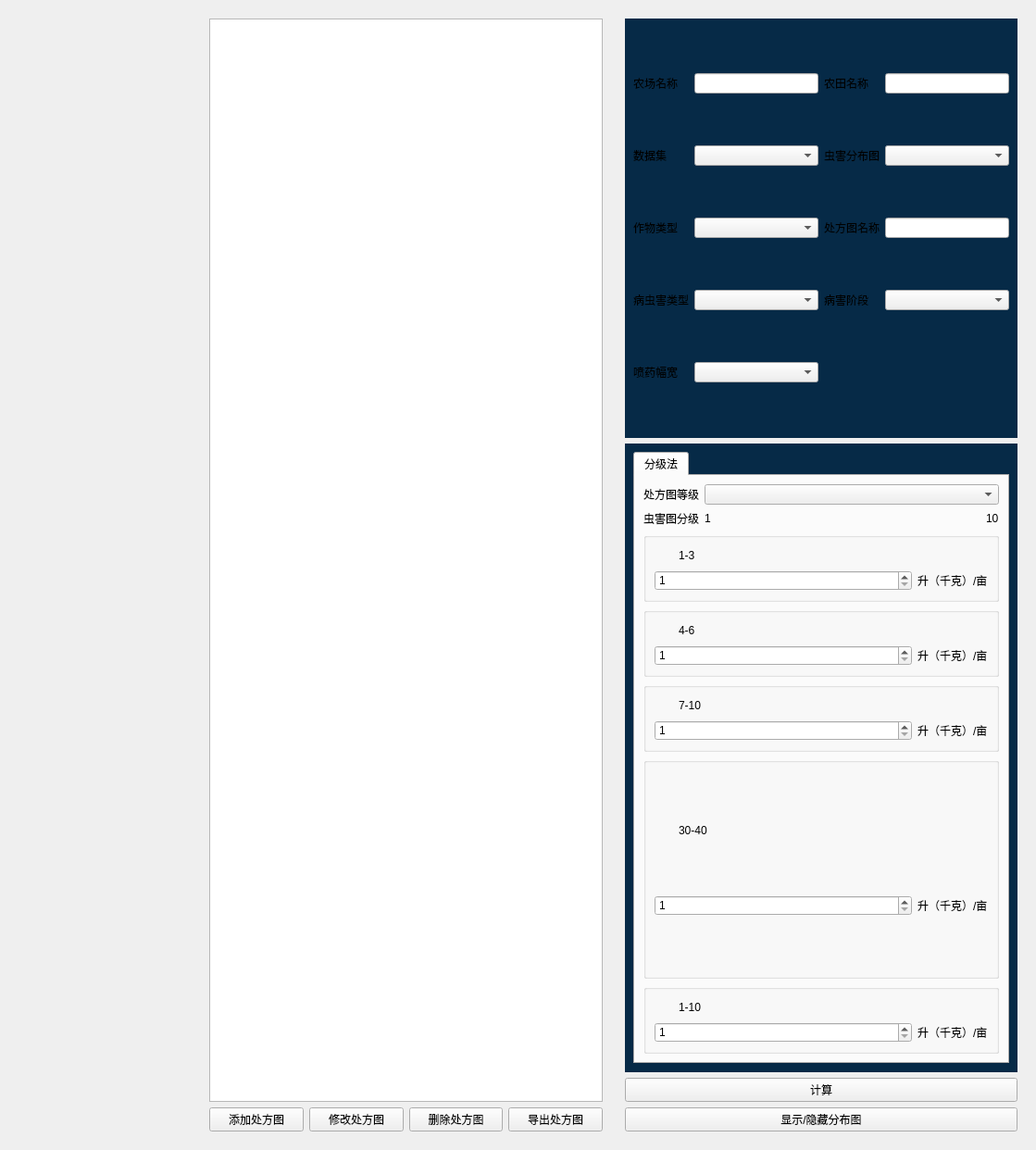
<?xml version="1.0" encoding="UTF-8"?>
<ui version="4.0">
 <class>LY_AgriSprayPresHomeWidget</class>
 <widget class="QWidget" name="LY_AgriSprayPresHomeWidget">
  <property name="geometry">
   <rect>
    <x>0</x>
    <y>0</y>
    <width>1119</width>
    <height>1242</height>
   </rect>
  </property>
  <property name="windowTitle">
   <string>Form</string>
  </property>
  <property name="styleSheet">
   <string notr="true">#widget_2,#widget_3,#widget_4
{
background: #062a47;
}</string>
  </property>
  <layout class="QGridLayout" name="gridLayout">
   <item row="0" column="1">
    <widget class="QWidget" name="main_widget" native="true">
     <layout class="QVBoxLayout" name="verticalLayout">
      <item>
       <layout class="QVBoxLayout" name="verticalLayout_4">
        <item>
         <widget class="QTableWidget" name="tableWidget"/>
        </item>
        <item>
         <layout class="QHBoxLayout" name="horizontalLayout">
          <item>
           <widget class="QPushButton" name="ptn_add_dataset">
            <property name="text">
             <string>添加处方图</string>
            </property>
           </widget>
          </item>
          <item>
           <widget class="QPushButton" name="ptn_update_dataset">
            <property name="text">
             <string>修改处方图</string>
            </property>
           </widget>
          </item>
          <item>
           <widget class="QPushButton" name="ptn_delete_dataset">
            <property name="text">
             <string>删除处方图</string>
            </property>
           </widget>
          </item>
          <item>
           <widget class="QPushButton" name="ptn_export_dataset">
            <property name="text">
             <string>导出处方图</string>
            </property>
           </widget>
          </item>
         </layout>
        </item>
       </layout>
      </item>
     </layout>
    </widget>
   </item>
   <item row="0" column="0">
    <widget class="LY_AgriSprayTreeWidget" name="field_tree_widget" native="true">
     <property name="minimumSize">
      <size>
       <width>200</width>
       <height>0</height>
      </size>
     </property>
     <property name="maximumSize">
      <size>
       <width>300</width>
       <height>16777215</height>
      </size>
     </property>
     <layout class="QHBoxLayout" name="horizontalLayout_4"/>
    </widget>
   </item>
   <item row="0" column="2">
    <widget class="QWidget" name="widget" native="true">
     <property name="minimumSize">
      <size>
       <width>421</width>
       <height>0</height>
      </size>
     </property>
     <layout class="QVBoxLayout" name="verticalLayout_2" stretch="2,3,0,0">
      <item>
       <widget class="QWidget" name="widget_2" native="true">
        <layout class="QGridLayout" name="gridLayout_3">
         <item row="4" column="2">
          <widget class="QLabel" name="label_10">
           <property name="text">
            <string>处方图名称</string>
           </property>
          </widget>
         </item>
         <item row="5" column="2">
          <widget class="QLabel" name="label_12">
           <property name="text">
            <string>病害阶段</string>
           </property>
          </widget>
         </item>
         <item row="3" column="4">
          <widget class="QComboBox" name="pes_map_box"/>
         </item>
         <item row="5" column="1">
          <widget class="QComboBox" name="pest_type_box"/>
         </item>
         <item row="4" column="1">
          <widget class="QComboBox" name="crop_type_box"/>
         </item>
         <item row="4" column="0">
          <widget class="QLabel" name="label_9">
           <property name="text">
            <string>作物类型</string>
           </property>
          </widget>
         </item>
         <item row="0" column="2">
          <widget class="QLabel" name="label_4">
           <property name="text">
            <string>农田名称</string>
           </property>
          </widget>
         </item>
         <item row="5" column="0">
          <widget class="QLabel" name="label_11">
           <property name="text">
            <string>病虫害类型</string>
           </property>
          </widget>
         </item>
         <item row="5" column="4">
          <widget class="QComboBox" name="pest_stage_box"/>
         </item>
         <item row="3" column="0">
          <widget class="QLabel" name="label_7">
           <property name="text">
            <string>数据集</string>
           </property>
          </widget>
         </item>
         <item row="4" column="4">
          <widget class="QLineEdit" name="spray_edit"/>
         </item>
         <item row="0" column="1">
          <widget class="QLineEdit" name="farm_name_L"/>
         </item>
         <item row="0" column="0">
          <widget class="QLabel" name="label_3">
           <property name="text">
            <string>农场名称</string>
           </property>
          </widget>
         </item>
         <item row="3" column="2">
          <widget class="QLabel" name="label_8">
           <property name="text">
            <string>虫害分布图</string>
           </property>
          </widget>
         </item>
         <item row="3" column="1">
          <widget class="QComboBox" name="data_source_box"/>
         </item>
         <item row="0" column="4">
          <widget class="QLineEdit" name="cropland_name_L"/>
         </item>
         <item row="6" column="1">
          <widget class="QComboBox" name="pyfk_box"/>
         </item>
         <item row="6" column="0">
          <widget class="QLabel" name="label_13">
           <property name="text">
            <string>喷药幅宽</string>
           </property>
          </widget>
         </item>
        </layout>
       </widget>
      </item>
      <item>
       <widget class="QWidget" name="widget_3" native="true">
        <layout class="QVBoxLayout" name="verticalLayout_5">
         <item>
          <widget class="QTabWidget" name="tabWidget">
           <property name="currentIndex">
            <number>0</number>
           </property>
           <widget class="QWidget" name="tab_2">
            <attribute name="title">
             <string>分级法</string>
            </attribute>
            <layout class="QGridLayout" name="gridLayout_11">
             <item row="0" column="0">
              <widget class="QLabel" name="label_30">
               <property name="text">
                <string>处方图等级</string>
               </property>
              </widget>
             </item>
             <item row="0" column="1">
              <widget class="QComboBox" name="map_combox"/>
             </item>
             <item row="1" column="0">
              <widget class="QLabel" name="label_31">
               <property name="text">
                <string>虫害图分级</string>
               </property>
              </widget>
             </item>
             <item row="1" column="1">
              <layout class="QHBoxLayout" name="horizontalLayout_2">
               <item>
                <widget class="QLabel" name="lowL">
                 <property name="text">
                  <string>1</string>
                 </property>
                </widget>
               </item>
               <item>
                <widget class="LY_CustomSlider" name="slider" native="true">
                 <property name="sizePolicy">
                  <sizepolicy hsizetype="Expanding" vsizetype="Preferred">
                   <horstretch>0</horstretch>
                   <verstretch>0</verstretch>
                  </sizepolicy>
                 </property>
                </widget>
               </item>
               <item>
                <widget class="QLabel" name="highL">
                 <property name="text">
                  <string>10</string>
                 </property>
                </widget>
               </item>
              </layout>
             </item>
             <item row="2" column="0" colspan="2">
              <widget class="QGroupBox" name="first_group_box">
               <property name="title">
                <string/>
               </property>
               <layout class="QGridLayout" name="gridLayout_9">
                <item row="0" column="0">
                 <widget class="QLabel" name="first_L">
                  <property name="sizePolicy">
                   <sizepolicy hsizetype="Fixed" vsizetype="Fixed">
                    <horstretch>0</horstretch>
                    <verstretch>0</verstretch>
                   </sizepolicy>
                  </property>
                  <property name="minimumSize">
                   <size>
                    <width>20</width>
                    <height>20</height>
                   </size>
                  </property>
                  <property name="maximumSize">
                   <size>
                    <width>20</width>
                    <height>20</height>
                   </size>
                  </property>
                  <property name="text">
                   <string/>
                  </property>
                 </widget>
                </item>
                <item row="0" column="1">
                 <widget class="QLabel" name="fiest_pest_leve">
                  <property name="text">
                   <string>1-3</string>
                  </property>
                 </widget>
                </item>
                <item row="0" column="2">
                 <spacer name="horizontalSpacer">
                  <property name="orientation">
                   <enum>Qt::Horizontal</enum>
                  </property>
                  <property name="sizeHint" stdset="0">
                   <size>
                    <width>188</width>
                    <height>20</height>
                   </size>
                  </property>
                 </spacer>
                </item>
                <item row="0" column="3">
                 <widget class="QLabel" name="first_area_L">
                  <property name="text">
                   <string/>
                  </property>
                 </widget>
                </item>
                <item row="1" column="0" colspan="3">
                 <widget class="QSpinBox" name="first_spin_box">
                  <property name="minimum">
                   <number>1</number>
                  </property>
                 </widget>
                </item>
                <item row="1" column="3">
                 <widget class="QLabel" name="label_35">
                  <property name="text">
                   <string>升（千克）/亩</string>
                  </property>
                 </widget>
                </item>
               </layout>
              </widget>
             </item>
             <item row="3" column="0" colspan="2">
              <widget class="QGroupBox" name="second_group_box">
               <property name="title">
                <string/>
               </property>
               <layout class="QGridLayout" name="gridLayout_6">
                <item row="0" column="0">
                 <widget class="QLabel" name="second_L">
                  <property name="sizePolicy">
                   <sizepolicy hsizetype="Fixed" vsizetype="Fixed">
                    <horstretch>0</horstretch>
                    <verstretch>0</verstretch>
                   </sizepolicy>
                  </property>
                  <property name="minimumSize">
                   <size>
                    <width>20</width>
                    <height>20</height>
                   </size>
                  </property>
                  <property name="maximumSize">
                   <size>
                    <width>20</width>
                    <height>20</height>
                   </size>
                  </property>
                  <property name="text">
                   <string/>
                  </property>
                 </widget>
                </item>
                <item row="0" column="1">
                 <widget class="QLabel" name="second_pest_leve">
                  <property name="text">
                   <string>4-6</string>
                  </property>
                 </widget>
                </item>
                <item row="0" column="2">
                 <spacer name="horizontalSpacer_10">
                  <property name="orientation">
                   <enum>Qt::Horizontal</enum>
                  </property>
                  <property name="sizeHint" stdset="0">
                   <size>
                    <width>188</width>
                    <height>20</height>
                   </size>
                  </property>
                 </spacer>
                </item>
                <item row="0" column="3">
                 <widget class="QLabel" name="second_area_L">
                  <property name="text">
                   <string/>
                  </property>
                 </widget>
                </item>
                <item row="1" column="0" colspan="3">
                 <widget class="QSpinBox" name="second_spin_box">
                  <property name="minimum">
                   <number>1</number>
                  </property>
                 </widget>
                </item>
                <item row="1" column="3">
                 <widget class="QLabel" name="label_64">
                  <property name="text">
                   <string>升（千克）/亩</string>
                  </property>
                 </widget>
                </item>
               </layout>
              </widget>
             </item>
             <item row="4" column="0" colspan="2">
              <widget class="QGroupBox" name="three_group_box">
               <property name="title">
                <string/>
               </property>
               <layout class="QGridLayout" name="gridLayout_7">
                <item row="0" column="0">
                 <widget class="QLabel" name="three_L">
                  <property name="sizePolicy">
                   <sizepolicy hsizetype="Fixed" vsizetype="Fixed">
                    <horstretch>0</horstretch>
                    <verstretch>0</verstretch>
                   </sizepolicy>
                  </property>
                  <property name="minimumSize">
                   <size>
                    <width>20</width>
                    <height>20</height>
                   </size>
                  </property>
                  <property name="maximumSize">
                   <size>
                    <width>20</width>
                    <height>20</height>
                   </size>
                  </property>
                  <property name="text">
                   <string/>
                  </property>
                 </widget>
                </item>
                <item row="0" column="1">
                 <widget class="QLabel" name="three_pest_leve">
                  <property name="text">
                   <string>7-10</string>
                  </property>
                 </widget>
                </item>
                <item row="0" column="2">
                 <spacer name="horizontalSpacer_11">
                  <property name="orientation">
                   <enum>Qt::Horizontal</enum>
                  </property>
                  <property name="sizeHint" stdset="0">
                   <size>
                    <width>188</width>
                    <height>20</height>
                   </size>
                  </property>
                 </spacer>
                </item>
                <item row="0" column="3">
                 <widget class="QLabel" name="three_area_L">
                  <property name="text">
                   <string/>
                  </property>
                 </widget>
                </item>
                <item row="1" column="0" colspan="3">
                 <widget class="QSpinBox" name="three_spin_box">
                  <property name="minimum">
                   <number>1</number>
                  </property>
                 </widget>
                </item>
                <item row="1" column="3">
                 <widget class="QLabel" name="label_68">
                  <property name="text">
                   <string>升（千克）/亩</string>
                  </property>
                 </widget>
                </item>
               </layout>
              </widget>
             </item>
             <item row="5" column="0" colspan="2">
              <widget class="QGroupBox" name="four_group_box">
               <property name="title">
                <string/>
               </property>
               <layout class="QGridLayout" name="gridLayout_8">
                <item row="0" column="0">
                 <widget class="QLabel" name="four_L">
                  <property name="sizePolicy">
                   <sizepolicy hsizetype="Fixed" vsizetype="Fixed">
                    <horstretch>20</horstretch>
                    <verstretch>20</verstretch>
                   </sizepolicy>
                  </property>
                  <property name="maximumSize">
                   <size>
                    <width>20</width>
                    <height>20</height>
                   </size>
                  </property>
                  <property name="text">
                   <string/>
                  </property>
                 </widget>
                </item>
                <item row="0" column="1">
                 <widget class="QLabel" name="four_pest_leve">
                  <property name="text">
                   <string>30-40</string>
                  </property>
                 </widget>
                </item>
                <item row="0" column="2">
                 <spacer name="horizontalSpacer_12">
                  <property name="orientation">
                   <enum>Qt::Horizontal</enum>
                  </property>
                  <property name="sizeHint" stdset="0">
                   <size>
                    <width>188</width>
                    <height>20</height>
                   </size>
                  </property>
                 </spacer>
                </item>
                <item row="0" column="3">
                 <widget class="QLabel" name="four_area_L">
                  <property name="text">
                   <string/>
                  </property>
                 </widget>
                </item>
                <item row="1" column="0" colspan="3">
                 <widget class="QSpinBox" name="four_spin_box">
                  <property name="minimum">
                   <number>1</number>
                  </property>
                 </widget>
                </item>
                <item row="1" column="3">
                 <widget class="QLabel" name="label_72">
                  <property name="text">
                   <string>升（千克）/亩</string>
                  </property>
                 </widget>
                </item>
               </layout>
              </widget>
             </item>
             <item row="6" column="0" colspan="2">
              <widget class="QGroupBox" name="five_group_box">
               <property name="title">
                <string/>
               </property>
               <layout class="QGridLayout" name="gridLayout_10">
                <item row="0" column="0">
                 <widget class="QLabel" name="first_L_2">
                  <property name="sizePolicy">
                   <sizepolicy hsizetype="Fixed" vsizetype="Fixed">
                    <horstretch>0</horstretch>
                    <verstretch>0</verstretch>
                   </sizepolicy>
                  </property>
                  <property name="minimumSize">
                   <size>
                    <width>20</width>
                    <height>20</height>
                   </size>
                  </property>
                  <property name="maximumSize">
                   <size>
                    <width>20</width>
                    <height>20</height>
                   </size>
                  </property>
                  <property name="text">
                   <string/>
                  </property>
                 </widget>
                </item>
                <item row="0" column="1">
                 <widget class="QLabel" name="five_pest_leve">
                  <property name="text">
                   <string>1-10</string>
                  </property>
                 </widget>
                </item>
                <item row="0" column="2">
                 <spacer name="horizontalSpacer_2">
                  <property name="orientation">
                   <enum>Qt::Horizontal</enum>
                  </property>
                  <property name="sizeHint" stdset="0">
                   <size>
                    <width>188</width>
                    <height>20</height>
                   </size>
                  </property>
                 </spacer>
                </item>
                <item row="0" column="3">
                 <widget class="QLabel" name="five_area_L">
                  <property name="text">
                   <string/>
                  </property>
                 </widget>
                </item>
                <item row="1" column="0" colspan="3">
                 <widget class="QSpinBox" name="five_spin_box">
                  <property name="minimum">
                   <number>1</number>
                  </property>
                 </widget>
                </item>
                <item row="1" column="3">
                 <widget class="QLabel" name="label_38">
                  <property name="text">
                   <string>升（千克）/亩</string>
                  </property>
                 </widget>
                </item>
               </layout>
              </widget>
             </item>
            </layout>
           </widget>
          </widget>
         </item>
        </layout>
       </widget>
      </item>
      <item>
       <widget class="QPushButton" name="sure_btn">
        <property name="text">
         <string>计算</string>
        </property>
       </widget>
      </item>
      <item>
       <widget class="QPushButton" name="cancle_btn">
        <property name="text">
         <string>显示/隐藏分布图</string>
        </property>
       </widget>
      </item>
     </layout>
    </widget>
   </item>
  </layout>
 </widget>
 <customwidgets>
  <customwidget>
   <class>LY_AgriSprayTreeWidget</class>
   <extends>QWidget</extends>
   <header>ly_agrispraytreewidget.h</header>
   <container>1</container>
  </customwidget>
  <customwidget>
   <class>LY_CustomSlider</class>
   <extends>QWidget</extends>
   <header>ly_customslider.h</header>
   <container>1</container>
  </customwidget>
 </customwidgets>
 <resources/>
 <connections/>
</ui>
